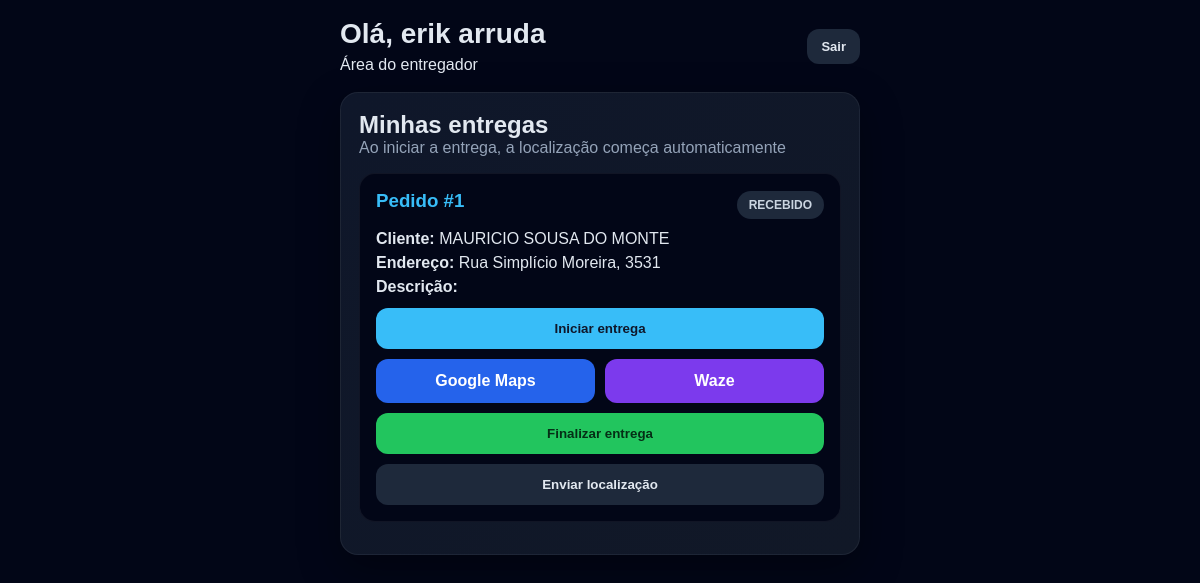
Screenshot of /entregador/app (signed in) with the database file from the repository.
### models.py (models this page shows, shortened)
class Entregador(db.Model):
    __tablename__ = "entregadores"
    id = db.Column(db.Integer, primary_key=True)
    farmacia_id = db.Column(db.Integer, db.ForeignKey("farmacias.id"), nullable=False)
    nome = db.Column(db.String(150), nullable=False)
    telefone = db.Column(db.String(30), nullable=False)
    senha_hash = db.Column(db.String(255), nullable=False)
    ativo = db.Column(db.Boolean, default=True)
    criado_em = db.Column(db.DateTime, default=agora_brasil)
    pedidos = db.relationship("Pedido", backref="entregador", lazy=True)
    localizacoes = db.relationship("Localizacao", backref="entregador", lazy=True)
    __table_args__ = (
        db.UniqueConstraint("farmacia_id", "telefone", name="uq_entregador_telefone_farmacia"),
    )

class Pedido(db.Model):
    __tablename__ = "pedidos"
    id = db.Column(db.Integer, primary_key=True)
    farmacia_id = db.Column(db.Integer, db.ForeignKey("farmacias.id"), nullable=False)
    cliente_id = db.Column(db.Integer, db.ForeignKey("clientes.id"), nullable=False)
    entregador_id = db.Column(db.Integer, db.ForeignKey("entregadores.id"), nullable=True)
    status = db.Column(db.String(30), nullable=False, default="recebido")
    codigo_rastreio = db.Column(db.String(40), unique=True, nullable=True)
    criado_em = db.Column(db.DateTime, default=agora_brasil)
    saiu_entrega_em = db.Column(db.DateTime, nullable=True)
    entregue_em = db.Column(db.DateTime, nullable=True)

class Cliente(db.Model):
    __tablename__ = "clientes"
    id = db.Column(db.Integer, primary_key=True)
    farmacia_id = db.Column(db.Integer, db.ForeignKey("farmacias.id"), nullable=False)
    nome = db.Column(db.String(150), nullable=False)
    telefone = db.Column(db.String(30), nullable=False)
    endereco = db.Column(db.String(255), nullable=False)
    criado_em = db.Column(db.DateTime, default=agora_brasil)
    pedidos = db.relationship("Pedido", backref="cliente", lazy=True)

### app.py (the view)
    @app.route("/entregador/app")
    def entregador_app():
        entregador_id = session.get("entregador_id")
        farmacia_id = session.get("entregador_farmacia_id")
        if not entregador_id or not farmacia_id:
            flash("Faça login como entregador.", "warning")
            return redirect(url_for("entregador_login"))
        entregador = Entregador.query.filter_by(
            id=entregador_id,
            farmacia_id=farmacia_id
        ).first_or_404()
        pedidos = Pedido.query.filter(
            Pedido.farmacia_id == farmacia_id,
            Pedido.entregador_id == entregador.id,
            Pedido.status.in_(["recebido", "separacao", "saiu_entrega"])
        ).order_by(Pedido.id.desc()).all()
        return render_template(
            "entregador_app.html",
            entregador=entregador,
            pedidos=pedidos
        )

### templates/entregador_app.html (shortened to what this page needs)
<!doctype html>
<html lang="pt-br">
<head>
  <link rel="stylesheet" href="{{ url_for('static', filename='style.css') }}">
</head>
<body class="mobile-app-body">
  <div class="mobile-app">
    <div class="mobile-top mobile-top-row">
      <div>
        <h1>Olá, {{ entregador.nome }}</h1>
        <p>Área do entregador</p>
      </div>
      <a href="{{ url_for('entregador_logout') }}" class="btn btn-secondary btn-small">Sair</a>
    </div>
    <div class="mobile-card">
      <div class="panel-head-flex">
        <div>
          <h2>Minhas entregas</h2>
          <p class="muted">Ao iniciar a entrega, a localização começa automaticamente</p>
        </div>
      </div>
      {% for pedido in pedidos %}
      <div class="pedido-mobile" data-pedido-id="{{ pedido.id }}" data-status="{{ pedido.status }}">
        <div class="pedido-head">
          <h3>Pedido #{{ pedido.id }}</h3>
          <span class="status-badge status-{{ pedido.status }}">{{ pedido.status }}</span>
        </div>
        <p><strong>Cliente:</strong> {{ pedido.cliente.nome }}</p>
        <p><strong>Endereço:</strong> {{ pedido.cliente.endereco }}</p>
        <p><strong>Descrição:</strong> {{ pedido.descricao }}</p>
        <div class="pedido-mobile-actions">
          <button
            class="btn btn-primary"
            onclick="iniciarEntrega({{ pedido.id }}, this)"
          >
            {% if pedido.status == 'saiu_entrega' %}
              Em rota
            {% elif pedido.status == 'entregue' %}
              Entrega iniciada
            {% else %}
              Iniciar entrega
            {% endif %}
          </button>
          <div class="rotas-row">
            <a
              class="btn btn-route-google"
              href="https://www.google.com/maps/dir/?api=1&destination={{ pedido.cliente.endereco | urlencode }}"
              target="_blank"
              rel="noopener noreferrer"
            >
              Google Maps
            </a>
            <a
              class="btn btn-route-waze"
              href="https://waze.com/ul?q={{ pedido.cliente.endereco | urlencode }}&navigate=yes"
              target="_blank"
              rel="noopener noreferrer"
            >
              Waze
            </a>
          </div>
          <button
            class="btn btn-success"
            onclick="finalizarEntrega({{ pedido.id }}, this)"
          >
            {% if pedido.status == 'entregue' %}
              Entregue
            {% else %}
              Finalizar entrega
            {% endif %}
          </button>
        {% if pedido.status != 'saiu_entrega' %}
        <button class="btn btn-secondary" onclick="enviarLocalizacaoManual({{ pedido.id }})">
          Enviar localização
        </button>
        {% endif %}
        </div>
      </div>
      {% else %}
      <p class="muted">Nenhum pedido ativo no momento.</p>
      {% endfor %}
    </div>
  </div>
</body>
</html>

### static/style.css (style rules this page uses)
* { margin: 0; padding: 0; box-sizing: border-box; }
body { background: #020617; color: #e2e8f0; font-family: Arial, sans-serif; }
a { text-decoration: none; }
.muted { color: #94a3b8; }
.card, .panel, .mobile-card { background: linear-gradient(135deg, #0f172a, #111827); border: 1px solid rgba(255,255,255,0.06); border-radius: 18px; box-shadow: 0 15px 40px rgba(0,0,0,0.35); }
.panel-head-flex { display: flex; align-items: center; justify-content: space-between; gap: 12px; margin-bottom: 16px; }
.btn { border: none; padding: 13px 18px; border-radius: 12px; cursor: pointer; font-weight: bold; display: inline-block; text-align: center; }
.btn-primary { background: #38bdf8; color: #0f172a; }
.btn-secondary { background: #1e293b; color: #e2e8f0; }
.btn-success { background: #22c55e; color: #052e16; }
.btn-small { padding: 10px 14px; font-size: 13px; }
.mobile-app-body { background: #020617; padding: 18px; }
.mobile-app { max-width: 520px; margin: 0 auto; }
.mobile-top { margin-bottom: 18px; }
.mobile-top-row { display: flex; align-items: center; justify-content: space-between; gap: 12px; }
.mobile-top h1 { font-size: 28px; margin-bottom: 6px; }
.mobile-card { padding: 18px; }
.pedido-mobile { background: #020617; border: 1px solid rgba(255,255,255,0.06); border-radius: 16px; padding: 16px; margin-bottom: 14px; }
.pedido-mobile h3 { margin-bottom: 8px; color: #38bdf8; }
.pedido-mobile p { margin-bottom: 6px; }
.pedido-mobile-actions { display: grid; grid-template-columns: 1fr; gap: 10px; margin-top: 12px; }
.pedido-head { display: flex; align-items: center; justify-content: space-between; gap: 10px; margin-bottom: 10px; }
.status-badge { display: inline-block; padding: 7px 12px; border-radius: 999px; font-size: 12px; font-weight: bold; text-transform: uppercase; }
.status-recebido { background: #1e293b; color: #cbd5e1; }
.rotas-row { display: grid; grid-template-columns: 1fr 1fr; gap: 10px; }
.btn-route-google { background: #2563eb; color: #ffffff; }
.btn-route-waze { background: #7c3aed; color: #ffffff; }

### rows the page displays
Entregador: nome "erik arruda"
Pedido: id "1", status "RECEBIDO", cliente.nome "MAURICIO SOUSA DO MONTE", cliente.endereco "Rua Simplício Moreira, 3531", shows "Iniciar entrega", shows "Finalizar entrega"
